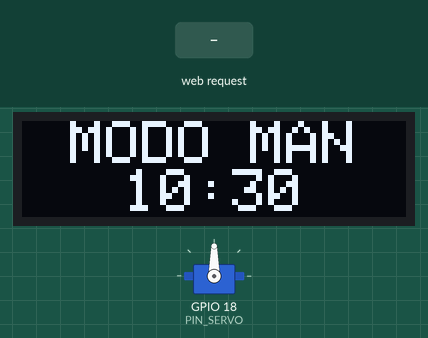
The sketch below on a simulated ESP32. Parts: 128×32 one-colour display, servo. Inputs (shaded band) come from the test bench. The audio player accepts every command and is not drawn; what the sketch prints to the serial monitor is not drawn.

Above: at 2.2 s.
2.3 s: HTTP request GET /set?modo=ahorro received
At 3.5 s:
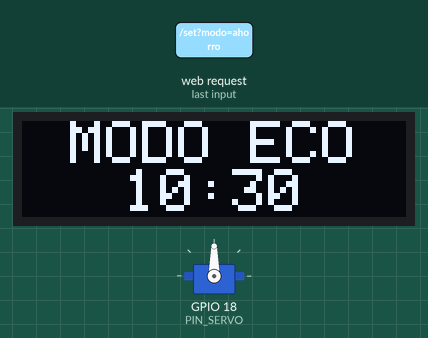
3.8 s: HTTP request GET /set?hora=ahorro received
At 5.0 s:
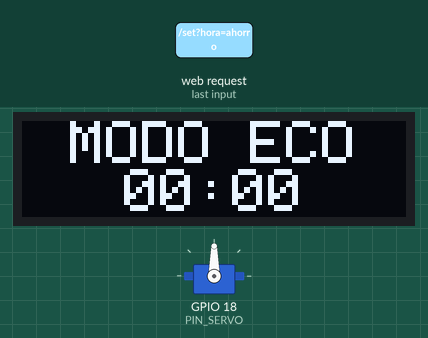
5.8 s: HTTP request GET /set?modo=manual received
At 8.5 s:
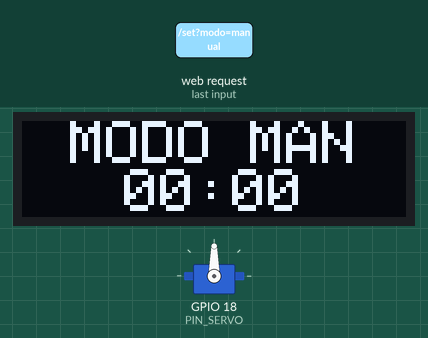
8.8 s: HTTP request GET /on received
At 9.08 s:
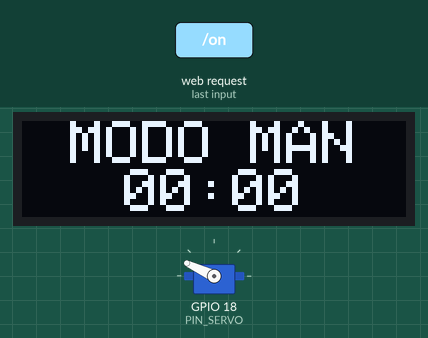
10.8 s: HTTP request GET /off received
At 11.08 s:
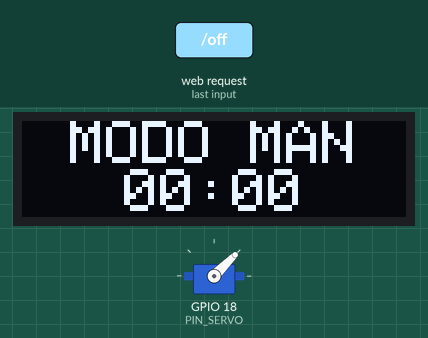
Timing chart, 0 to 13.8 s (numbered marks = the images above; inputs shaded):
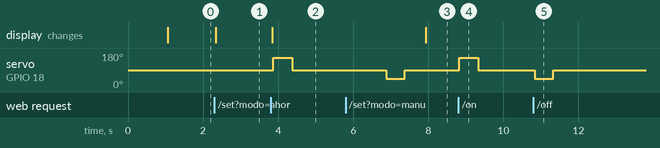

Measured:
- after the input at 2.3 s, the display: changes at once (image 1)
- after the input at 3.8 s, servo on GPIO 18 (PIN_SERVO): 90° → 155° after 0.07 s, → 90° 0.50 s later; the display: changes at once (image 2)
- after the input at 5.8 s, the display: changes after 2.1 s (image 3)
- after the input at 8.8 s, servo on GPIO 18 (PIN_SERVO): 90° → 155° at once, → 90° 0.50 s later
- after the input at 10.8 s, servo on GPIO 18 (PIN_SERVO): 90° → 45° at once, → 90° 0.50 s later

The sketch:

interruptor_inteligente.ino
```cpp
// =====================================================
//  INTERRUPTOR INTELIGENTE - ESP32 ORIGINAL (RECEPTOR)
//  Core ESP32 2.0.16
//  Librerías: Adafruit SSD1306, Adafruit GFX,
//             DFRobotDFPlayerMini, ESP32Servo
// =====================================================
#include <WiFi.h>
#include <WebServer.h>
#include <esp_now.h>
#include <Wire.h>
#include <Adafruit_GFX.h>
#include <Adafruit_SSD1306.h>
#include <DFRobotDFPlayerMini.h>
#include <ESP32Servo.h>

// ---------------- RED PROPIA ----------------
const char* ap_ssid = "ESP32-David";
const char* ap_pass = "12345678";   // mínimo 8 caracteres
#define CANAL 1                     // Igual que en el emisor

// ---------------- PINES ----------------
#define PIN_SERVO  18
#define PIN_LDR    34   // ADC1 (el ADC2 no funciona con WiFi activo)
#define PIN_DF_RX  16   // RX2 de la ESP32  <- TX del MP3-TF-16P
#define PIN_DF_TX  17   // TX2 de la ESP32  -> RX del MP3-TF-16P (con resistencia de 1k)
// OLED: SDA = 21, SCL = 22

// ---------------- SERVO ----------------
const int ANGULO_REPOSO = 90;
const int ANGULO_ON     = 155;
const int ANGULO_OFF    = 45;
const int TIEMPO_IDA    = 500;   // ms para llegar al ángulo
const int TIEMPO_VUELTA = 500;   // ms para regresar al reposo

// ---------------- AUDIO (carpeta MP3 de la SD) ----------------
const int VOLUMEN               = 25;  // 0 a 30
const int AUDIO_AVISO           = 1;   // 0001.mp3 = Windows 10 USB
const int PRIMER_AUDIO_NOCHE    = 2;   // 0002.mp3 ... 0005.mp3
const int CANTIDAD_AUDIOS_NOCHE = 4;

// ---------------- FOTORRESISTENCIA ----------------
// Divisor de voltaje: 3.3V -> LDR -> pin 34 -> resistencia 10k -> GND
// Más luz = lectura MÁS ALTA. Calibra el umbral con el Monitor Serie.
const int UMBRAL_LUZ = 1500;                          // 0 a 4095
const unsigned long TIEMPO_CONFIRMAR_OSCURO = 10000;  // ms seguidos con poca luz

// ---------------- NOCHE ----------------
const int HORA_INICIO_NOCHE   = 23;     // 11 pm
const int HORA_FIN_NOCHE      = 10;     // 10 am
const int CADA_N_MINUTOS      = 5;      // parpadeo del switch
const int DURACION_PARPADEO   = 2000;   // ms que queda encendido

// =====================================================
Adafruit_SSD1306 display(128, 32, &Wire, -1);
WebServer server(80);
DFRobotDFPlayerMini audio;
Servo servo;

// Estado del sistema
String modo = "manual";          // "manual" o "ahorro"
bool encendido = false;          // estado actual del switch

// Reloj
unsigned long segundosBase = 10 * 3600UL + 30 * 60UL;
unsigned long millisBase = 0;

// Día / noche por comunicación (ESP-NOW)
struct Paquete {
  uint32_t clave;
};
const uint32_t CLAVE = 0xA5A5A5A5;
const unsigned long TIMEOUT = 5000;   // ms sin latido = noche
volatile unsigned long ultimoLatido = 0;
volatile bool huboLatido = false;
bool esDia = false;

// Control del modo ahorro
int faseAhorro = 0;                   // 0 = preparar, 1 = ya preparado
unsigned long inicioOscuro = 0;
long ultimoMinutoSusto = -1;
int indiceAudio = 0;

// =====================================================
//  AUDIO
// =====================================================
void reproducir(int numero) {
  audio.playMp3Folder(numero);        // /MP3/000N.mp3
  Serial.print("Audio: ");
  Serial.println(numero);
}

// =====================================================
//  SWITCH (servomotor)
// =====================================================
void moverSwitch(bool encender) {
  servo.write(encender ? ANGULO_ON : ANGULO_OFF);
  delay(TIEMPO_IDA);
  servo.write(ANGULO_REPOSO);
  delay(TIEMPO_VUELTA);
  encendido = encender;
  Serial.println(encender ? "Switch ON" : "Switch OFF");
}

void parpadearSwitch() {
  moverSwitch(true);
  delay(DURACION_PARPADEO);
  moverSwitch(false);
}

// =====================================================
//  LUZ
// =====================================================
bool hayLuzSuficiente() {
  long suma = 0;
  for (int i = 0; i < 10; i++) {
    suma += analogRead(PIN_LDR);
    delay(2);
  }
  int lectura = suma / 10;
  Serial.print("LDR: ");
  Serial.println(lectura);
  return lectura > UMBRAL_LUZ;
}

// =====================================================
//  ESP-NOW (callback de core 2.x)
// =====================================================
void alRecibir(const uint8_t *mac, const uint8_t *datos, int len) {
  if (len == sizeof(Paquete)) {
    Paquete p;
    memcpy(&p, datos, sizeof(p));
    if (p.clave == CLAVE) {
      ultimoLatido = millis();
      huboLatido = true;
    }
  }
}

// =====================================================
//  RELOJ Y PANTALLA
// =====================================================
unsigned long segundosActuales() {
  return (segundosBase + (millis() - millisBase) / 1000) % 86400UL;
}

bool enVentanaNoche() {
  int h = segundosActuales() / 3600;
  return (h >= HORA_INICIO_NOCHE || h < HORA_FIN_NOCHE);
}

void textoCentrado(String texto, int y) {
  int16_t x1, y1;
  uint16_t w, h;
  display.getTextBounds(texto, 0, y, &x1, &y1, &w, &h);
  display.setCursor((128 - w) / 2, y);
  display.print(texto);
}

void actualizarPantalla() {
  unsigned long total = segundosActuales();
  int h = total / 3600;
  int m = (total % 3600) / 60;

  char hora[6];
  sprintf(hora, "%02d:%02d", h, m);

  String textoModo = (modo == "ahorro") ? "MODO ECO" : "MODO MAN";

  display.clearDisplay();
  display.setTextSize(2);
  display.setTextColor(SSD1306_WHITE);
  textoCentrado(textoModo, 0);
  textoCentrado(String(hora), 16);
  display.display();
}

// =====================================================
//  PÁGINA WEB
// =====================================================
String construirPagina() {
  unsigned long total = segundosActuales();
  int h = total / 3600;
  int m = (total % 3600) / 60;

  char horaValor[6];
  sprintf(horaValor, "%02d:%02d", h, m);

  bool ahorro = (modo == "ahorro");
  String dis = ahorro ? " disabled" : "";

  String html = "<!DOCTYPE html><html><head><meta charset='UTF-8'>";
  html += "<meta name='viewport' content='width=device-width, initial-scale=1'>";
  html += "<title>Interruptor inteligente</title>";
  html += "<style>";
  html += "body{font-family:Arial;max-width:400px;margin:20px auto;padding:0 15px;text-align:center}";
  html += "select,input,button{font-size:1.2em;padding:10px;margin:8px 0;width:100%;box-sizing:border-box}";
  html += "button{border:none;border-radius:8px;color:white;cursor:pointer}";
  html += "button:disabled{opacity:.35;cursor:not-allowed}";
  html += ".azul{background:#1565c0}.verde{background:#2e7d32}.rojo{background:#c62828}";
  html += "</style></head><body>";
  html += "<h1>Interruptor inteligente</h1>";

  html += "<form action='/set' method='GET'>";
  html += "<label>MODO:</label>";
  html += "<select name='modo'>";
  html += "<option value='manual'" + String(!ahorro ? " selected" : "") + ">Manual</option>";
  html += "<option value='ahorro'" + String(ahorro ? " selected" : "") + ">Ahorro Energético</option>";
  html += "</select>";
  html += "<label>Hora:</label>";
  html += "<input type='time' name='hora' value='" + String(horaValor) + "' required>";
  html += "<button class='azul' type='submit'>Enviar al display</button>";
  html += "</form>";

  html += "<hr>";
  html += "<p>Ahora es: <b>" + String(esDia ? "DÍA" : "NOCHE") + "</b></p>";
  html += "<p>Switch: <b>" + String(encendido ? "ON" : "OFF") + "</b></p>";
  html += "<form action='/on' method='GET'><button class='verde' type='submit'" + dis + ">ON</button></form>";
  html += "<form action='/off' method='GET'><button class='rojo' type='submit'" + dis + ">OFF</button></form>";
  if (ahorro) html += "<p><small>En Ahorro Energético los botones están desactivados.</small></p>";

  html += "</body></html>";
  return html;
}

void redirigirInicio() {
  server.sendHeader("Location", "/");
  server.send(303);
}

void paginaInicio() {
  server.send(200, "text/html", construirPagina());
}

void recibirDatos() {
  if (server.hasArg("modo")) {
    String nuevo = server.arg("modo");
    if ((nuevo == "manual" || nuevo == "ahorro") && nuevo != modo) {
      modo = nuevo;
      faseAhorro = 0;                // reinicia la lógica del modo ahorro
    }
  }

  if (server.hasArg("hora")) {
    String t = server.arg("hora");   // formato "HH:MM"
    int h = t.substring(0, 2).toInt();
    int m = t.substring(3, 5).toInt();
    if (h >= 0 && h < 24 && m >= 0 && m < 60) {
      segundosBase = h * 3600UL + m * 60UL;
      millisBase = millis();
    }
  }

  reproducir(AUDIO_AVISO);
  actualizarPantalla();
  redirigirInicio();
}

void botonON() {
  if (modo == "manual") {            // en ahorro no hace nada
    reproducir(AUDIO_AVISO);
    moverSwitch(true);
  }
  redirigirInicio();
}

void botonOFF() {
  if (modo == "manual") {            // en ahorro no hace nada
    reproducir(AUDIO_AVISO);
    moverSwitch(false);
  }
  redirigirInicio();
}

// =====================================================
//  LÓGICA DEL MODO AHORRO ENERGÉTICO
// =====================================================
void ejecutarAhorro() {
  if (esDia) {
    // ---------- DÍA ----------
    if (faseAhorro == 0) {
      if (encendido) moverSwitch(false);   // igual que el botón OFF
      inicioOscuro = 0;
      faseAhorro = 1;
    }

    // Mientras el switch esté apagado, vigila la luz cada segundo.
    // Si hay poca luz sostenida, lo enciende y se queda encendido hasta la noche.
    if (!encendido) {
      static unsigned long ultimaLectura = 0;
      if (millis() - ultimaLectura >= 1000) {
        ultimaLectura = millis();
        if (hayLuzSuficiente()) {
          inicioOscuro = 0;
        } else {
          if (inicioOscuro == 0) inicioOscuro = millis();
          if (millis() - inicioOscuro >= TIEMPO_CONFIRMAR_OSCURO) {
            moverSwitch(true);             // igual que el botón ON
            inicioOscuro = 0;
          }
        }
      }
    }

  } else {
    // ---------- NOCHE ----------
    if (faseAhorro == 0) {
      if (encendido) moverSwitch(false);   // de noche el switch queda apagado
      ultimoMinutoSusto = -1;
      faseAhorro = 1;
    }

    if (enVentanaNoche()) {                // de 11 pm a 10 am
      long minutoTotal = segundosActuales() / 60;
      if (minutoTotal != ultimoMinutoSusto) {   // cambió el minuto
        ultimoMinutoSusto = minutoTotal;
        int minuto = minutoTotal % 60;

        // Un audio por minuto (0002 a 0005, en ciclo)
        reproducir(PRIMER_AUDIO_NOCHE + (indiceAudio % CANTIDAD_AUDIOS_NOCHE));
        indiceAudio++;

        // Cada 5 minutos el servo prende y apaga el switch
        if (minuto % CADA_N_MINUTOS == 0) parpadearSwitch();
      }
    } else {
      ultimoMinutoSusto = -1;
    }
  }
}

// =====================================================
//  SETUP Y LOOP
// =====================================================
void setup() {
  Serial.begin(115200);
  Wire.begin(21, 22);

  if (!display.begin(SSD1306_SWITCHCAPVCC, 0x3C)) {
    Serial.println("No se encontro la pantalla OLED");
    while (true);
  }

  // Servo en reposo
  ESP32PWM::allocateTimer(0);
  servo.setPeriodHertz(50);
  servo.attach(PIN_SERVO, 500, 2400);
  servo.write(ANGULO_REPOSO);

  // MP3-TF-16P
  Serial2.begin(9600, SERIAL_8N1, PIN_DF_RX, PIN_DF_TX);
  audio.begin(Serial2, false);          // sin ACK: funciona mejor con módulos clon
  delay(500);
  audio.volume(VOLUMEN);

  // LDR
  pinMode(PIN_LDR, INPUT);

  // WiFi propio + ESP-NOW
  WiFi.mode(WIFI_AP_STA);
  WiFi.softAP(ap_ssid, ap_pass, CANAL);
  Serial.print("IP del ESP32: ");
  Serial.println(WiFi.softAPIP());

  if (esp_now_init() != ESP_OK) {
    Serial.println("Error al iniciar ESP-NOW");
  } else {
    esp_now_register_recv_cb(alRecibir);
  }

  millisBase = millis();

  server.on("/", paginaInicio);
  server.on("/set", recibirDatos);
  server.on("/on", botonON);
  server.on("/off", botonOFF);
  server.begin();

  actualizarPantalla();
}

void loop() {
  server.handleClient();

  // Decide DÍA o NOCHE según si hay comunicación con la otra ESP32
  bool hayComunicacion = huboLatido && (millis() - ultimoLatido < TIMEOUT);
  static int anterior = -1;
  int actual = hayComunicacion ? 1 : 0;

  if (actual != anterior) {
    anterior = actual;
    esDia = (actual == 1);
    faseAhorro = 0;                     // reinicia la lógica del modo ahorro
    Serial.println(esDia ? "DIA" : "NOCHE");
  }

  if (modo == "ahorro") {
    ejecutarAhorro();
  }

  // Refresca la pantalla cada medio segundo
  static unsigned long ultimo = 0;
  if (millis() - ultimo >= 500) {
    ultimo = millis();
    actualizarPantalla();
  }
}
```
